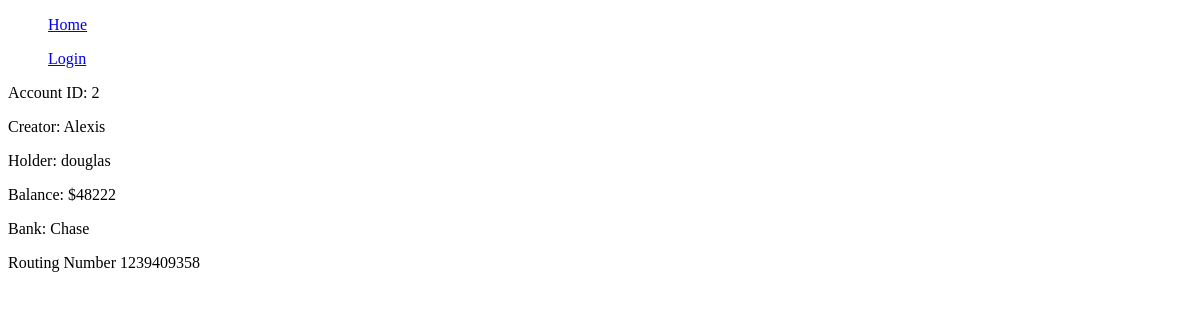
Page /bank_accounts/2/user_account_detail on the earlier database version.
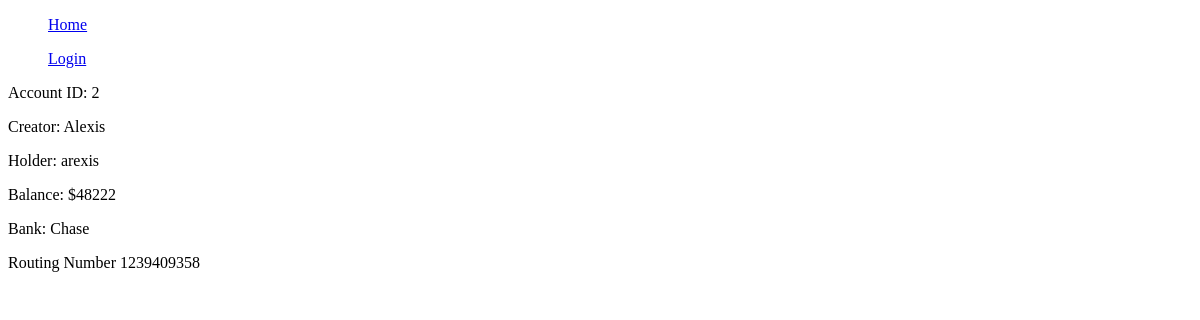
Same page on the later database version.
### bank_accounts/models.py (models this page shows, shortened)
class Account(models.Model):
    CHECKING = "Checking"
    SAVINGS = "Savings"
    TYPE_CHOICES = (
        (CHECKING, 'Checking'),  # Each inner tuple is of form: (value to be set in model, human readable name)
        (SAVINGS, 'Savings'),
    )
    UCU = 'UCU'
    CHASE = 'Chase'
    WELLS_FARGO = 'Wells Fargo'
    BANK_CHOICES = (
        (UCU, 'UCU'),
        (CHASE, 'Chase'),
        (WELLS_FARGO, 'Wells Fargo'),
    )
    type = models.CharField(max_length=200, default=None, choices=TYPE_CHOICES)
    creator = models.CharField(max_length=200, default=None)  # Account creator
    holder = models.ForeignKey(User, on_delete=models.SET_NULL, null=True, blank=True)  # Account holder is a site user
    balance = models.IntegerField(default=0)
    bank = models.CharField(max_length=200, default='UCU', null=True, choices=BANK_CHOICES)
    routing_number = models.IntegerField(null=True)

### bank_accounts/views.py (the view)
# urls.py: path('<int:pk>/user_account_detail', AccountDetailView.as_view(), name='account_detail'),
class AccountDetailView(DetailView):
    template_name = 'bank_accounts/account_detail.html'
    model = Account
    context_object_name = 'account'

### bank_accounts/templates/bank_accounts/account_detail.html (shortened to what this page needs)
{% extends 'base.html' %}
{% block content %}
    <p>Account ID: {{ account.id }}</p>
    <p>Creator: {{ account.creator }}</p>
    <p>Holder: {{ account.holder }}</p>
    <p>Balance: ${{ account.balance }}</p>
    <p>Bank: {{ account.bank }}</p>
    <p>Routing Number {{ account.routing_number }}</p>
{% endblock %}

Differences in the rows shown:
changed Account "Alexis": holder "douglas" → "arexis"
